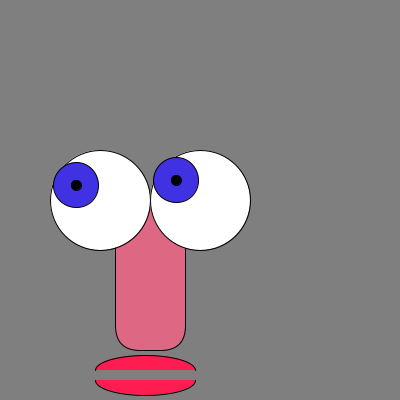
Frame 1 (no input)
Frame 60 (the mouse pressed at the canvas centre just before this capture): identical to frame 1, image omitted
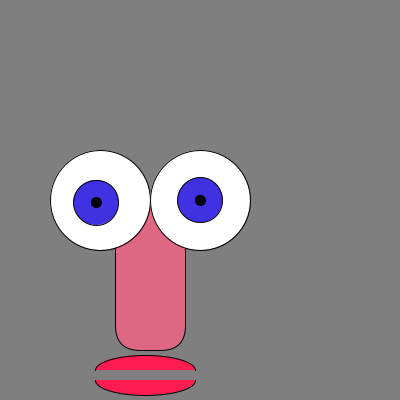
Frame 120 (the mouse held since frame 60 and released just before this capture)

The Processing sketch that drew these frames (run headless with seeded random() and noise(); from frame 60 on, the mouse is pressed at the canvas centre):

// Processing sketch: processing_96456
// ── processing_96456.pde

//*****************************************************************
//Name:James Salsbury
//Student:W12032387, Northumbria University
//Year:12-13 Course: Information Technology Management Foundation
//Lecturer: Dr. Alun Moon
//Title:Looking Face
//
//Use of map function to generate a pair of eyes which follow mouse movements.
//*****************************************************************

void setup() {
  size(400,400);
  smooth();
}
 
void draw() {
   
  background(127);
  fill(#DE6783);
  rect(115,200, 70, 150, 0, 0, 25, 25);
  fill(#FF1C51);
  arc(145, 370, 100,30, PI, TWO_PI);
  arc(145, 380, 100,30, 0, PI);
  
  int pupil = 10;
  int iris = 45;
  float lx = map(mouseX, 0, width/2, 190, 240);
  float ly = map(mouseY, 0, height, 185, 220); 
  float rx = map(mouseX, width/2, width, 250, 280);
  float ry = map(mouseY, 0, height, 180,220); 
  fill(255);
  ellipse(width/4,200, 100,100);
  ellipse(width/2,200, 100,100);
  fill(#4032E3);
  ellipse(4*(lx/10), ly, iris,iris);
  ellipse(8*(rx/10), ry, iris,iris);
  fill(0);
  ellipse(4*(lx/10), ly, pupil,pupil);
  ellipse(8*(rx/10), ry, pupil,pupil);
   
}
